Frame 1 (no input): blank canvas, image omitted
Frame 60 (the mouse pressed at the canvas centre just before this capture): blank canvas, image omitted
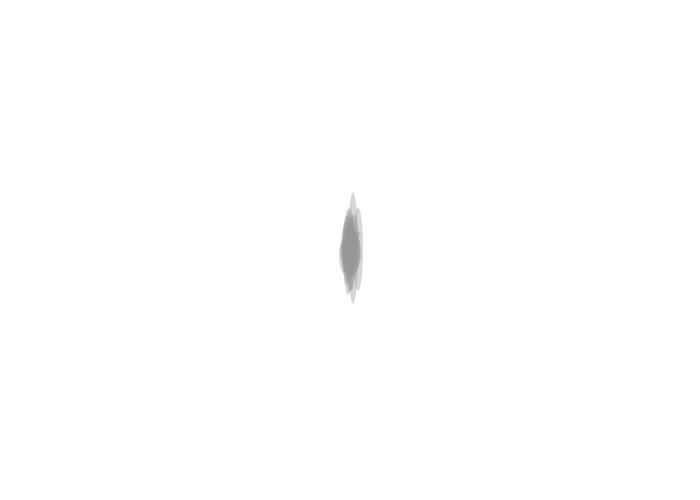
Frame 120 (the mouse held since frame 60 and released just before this capture)

The Processing sketch whose frames 1 and 60 were blank and that drew this single picture after the mouse press (run headless with seeded random() and noise(); from frame 60 on, the mouse is pressed at the canvas centre):

// Processing sketch: gaussian_distribution_bees
// ── gaussian_distribution_bees.pde
import java.util.ArrayList;

float gaus;
ArrayList<Bee> bees = new ArrayList<Bee>(); 

void setup(){
  size(700, 500);
}

void draw(){
  background(255);
  
  for (Bee b: bees){
    b.walk();
    b.display();
  }
  
  if (mousePressed == true) {
    mousePressed();
  }
  
}

void mousePressed(){
  gaus = randomGaussian() * 50;  
  Bee p = new Bee(10, gaus);
  bees.add(p);
}

// ── Bee.pde
class Bee{
  float h;
  float w;
  int x;
  int y;
  
  Bee(float w, float h){
    this.h = h;
    this.w = w;
    this.x = mouseX;
    this.y = mouseY;
  }
  
  void walk(){
    
    int rand = int(random(4));
    if (rand == 0){
      x++;
    } else if (rand == 1){
      y++;
    } else if (rand == 2){
      x--;
    } else if (rand == 3){
      y--;
    }
    
  }
  
  void display(){
    fill(150, 100);
    noStroke();
    ellipse(x, y, w, h);
  }  
  
}
